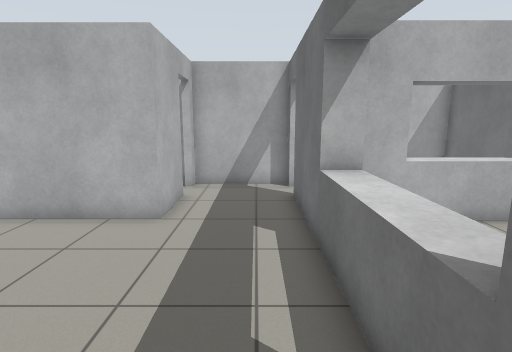
View 1 (above)

24 first-person views from a walk through a world built for the Gazebo simulator. The camera is 1.3 m above the floor, tilts 10° down and sees 80° across. The floor is counted in squares, 0.5 m on a side. Each view is taken from the middle of a square. On the plan, view 1 faces up. The plan holds only what a view shows up to about 20 squares ahead; the rest is blank. The place goes on beyond the plan. Gazebo's built-in surfaces are drawn with simple patterns. Simple shapes stand in for some stock models.

View 2
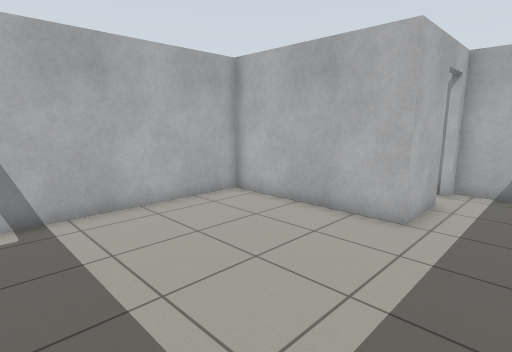

View 3
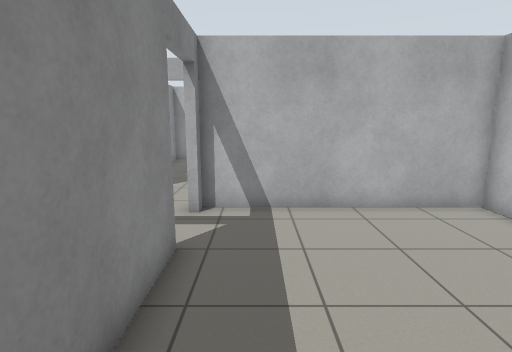

View 4
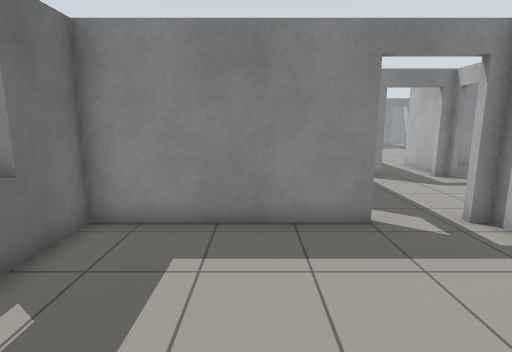

View 5
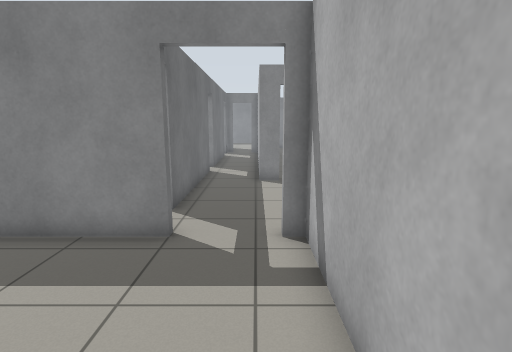

View 6
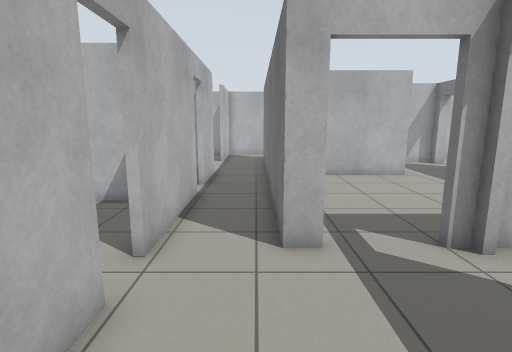

View 7
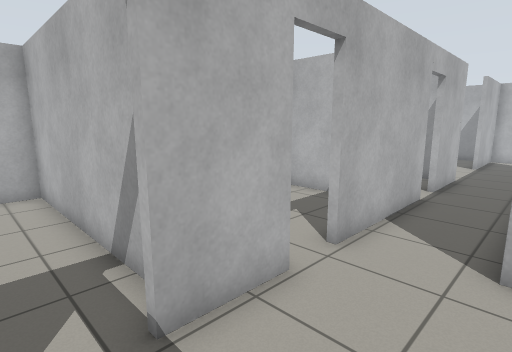

View 8
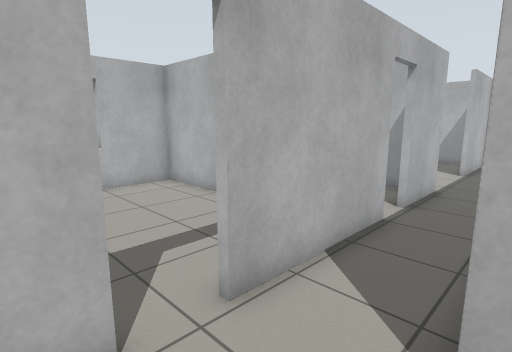

View 9
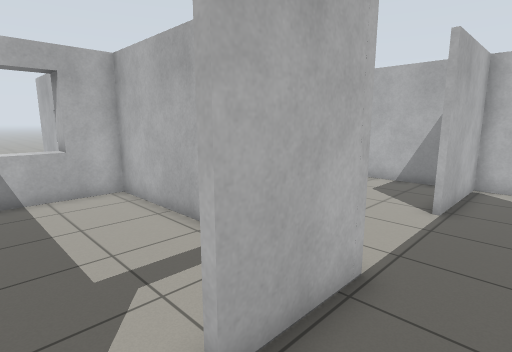

View 10
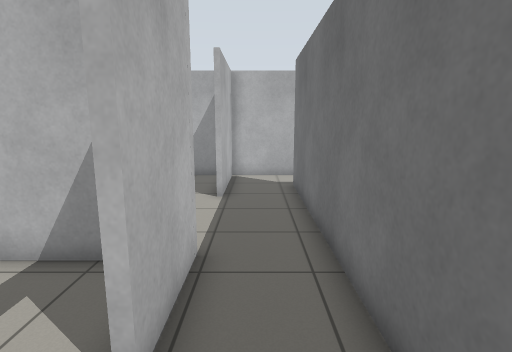

View 11
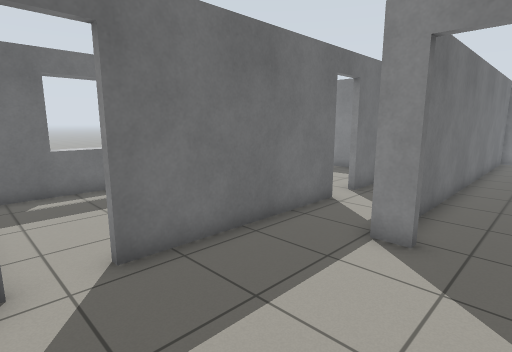

View 12
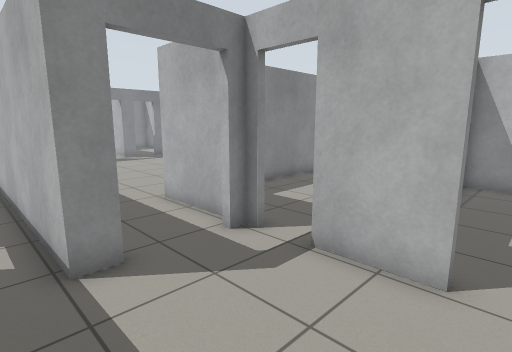

View 13
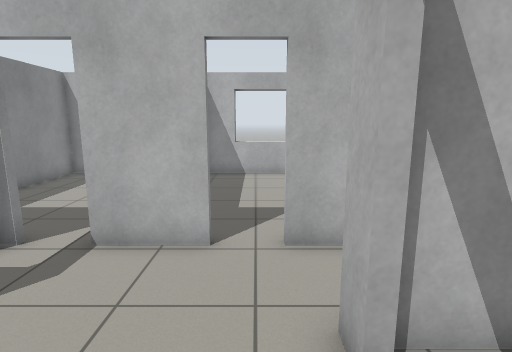

View 14
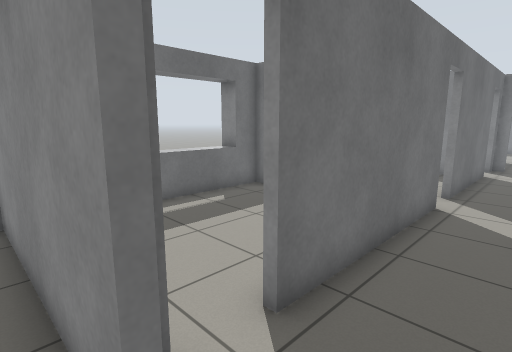

View 15
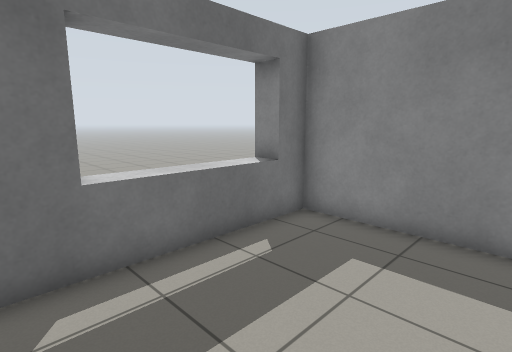

View 16
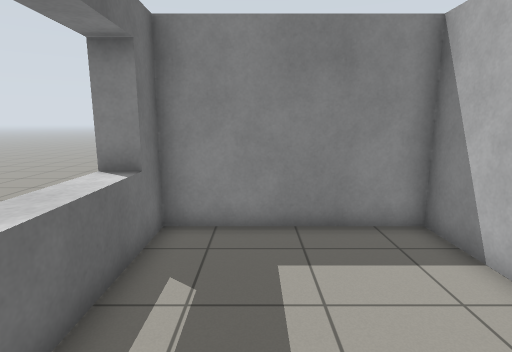

View 17
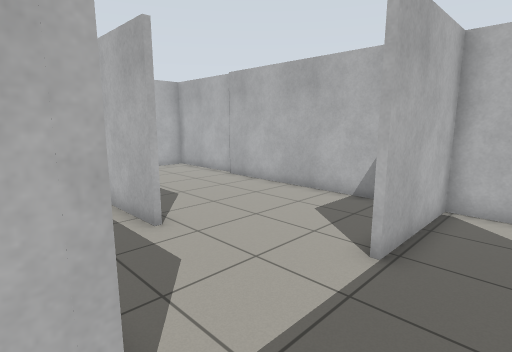

View 18
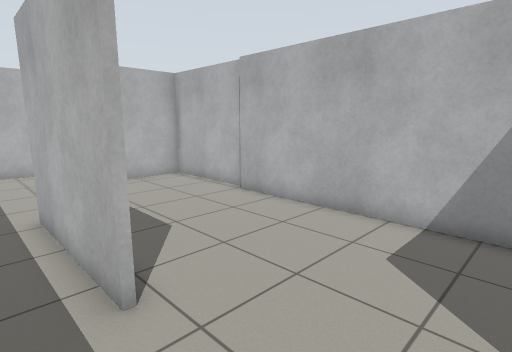

View 19
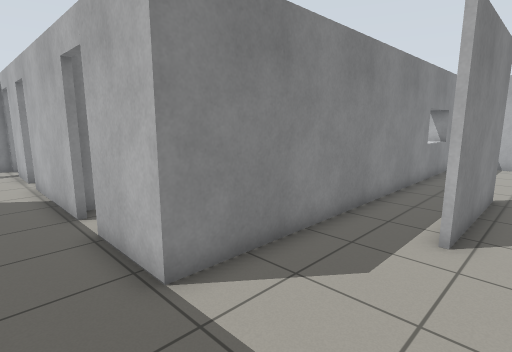

View 20
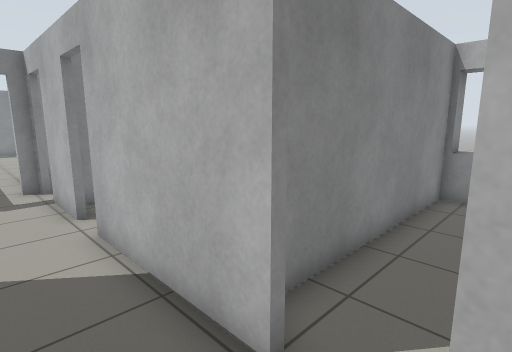

View 21
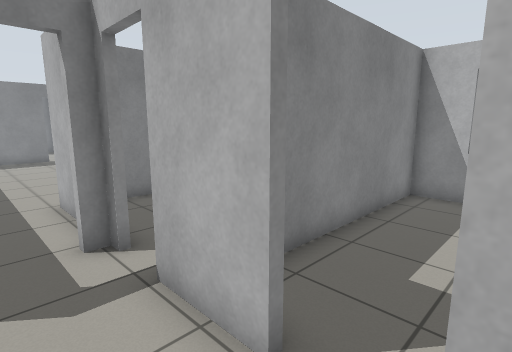

View 22
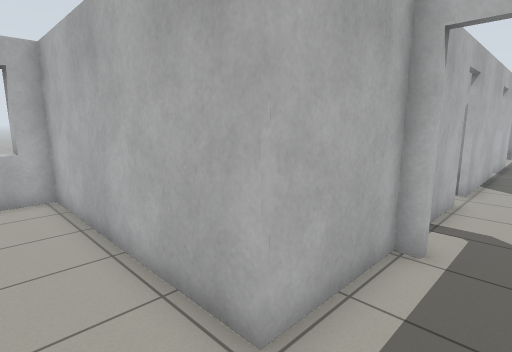

View 23
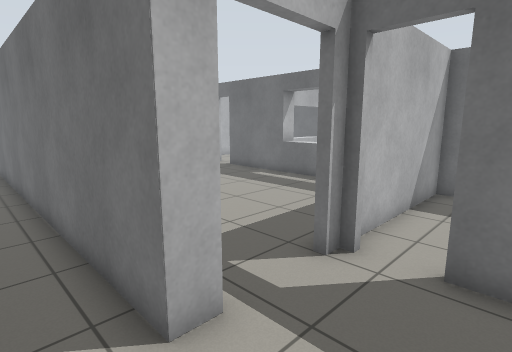

View 24
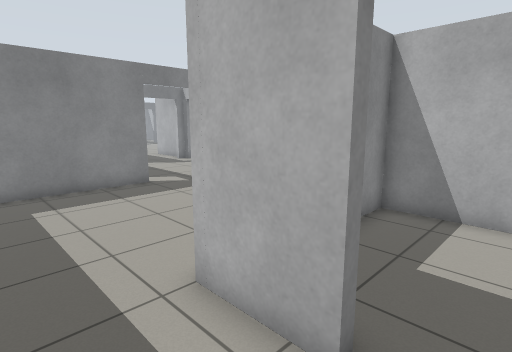

### Floor plan
Ten units are one square. View 1 is at (0, 0); x grows to the right and y downward. Boxes are objects, and circles mark ways between rooms. Rooms are numbered by the first view taken in them; rooms with no view inside come last. Other rooms are left out.
<svg viewBox="-270 -189 290 339">
<path fill="none" stroke="#000" d="M-26 -106 -26 -80 -91 -80 -91 7M-61 7 13 7 13 -107M13 -122 13 -128 -26 -128 -26 -122M-85 10 -94 10 -94 -136M-122 29 -122 56M-55 10 -61 10M-122 -41 -122 15M-122 70 -122 75M-91 75 -82 75 -82 145M-122 -88 -122 -56M-55 104 -55 30M-55 145 -55 119M-53 66 -53 94 13 94 13 10 -50 10M-170 -114 -225 -114M-225 -116 -170 -116M-221 -184 -265 -184M-129 -181 -220 -181M-265 -88 -122 -88M-85 145 -85 99M-122 78 -122 117 -216 117 -216 132M-131 -30 -216 -30 -216 47 -126 47"/>
<circle cx="-70" cy="10" r="3" fill="#2a7"/>
<circle cx="-50" cy="25" r="3" fill="#2a7"/>
<circle cx="-120" cy="-115" r="3" fill="#2a7"/>
<circle cx="-100" cy="80" r="3" fill="#2a7"/>
<circle cx="-120" cy="25" r="3" fill="#2a7"/>
<text x="-30" y="-50">1</text>
<text x="-100" y="10">2</text>
<text x="-20" y="50">3</text>
<text x="-190" y="-140">4</text>
<text x="-130" y="130">5</text>
<text x="-170" y="10">6</text>
</svg>
Room 1 opens to room 2. Room 2 opens to room 3. Room 2 opens to room 4. Room 2 opens to room 5. Room 2 opens to room 6.

Where each view was taken, in squares from view 1:
view 1: 0 up, 0 right, facing up
view 2: 0 up, 0 right, facing up-left
view 3: 1 up, 0 right, facing left
view 4: 7 up, 3 left, facing down
view 5: 6 up, 8 left, facing down
view 6: 7 down, 10 left, facing up
view 7: 7 down, 9 left, facing up-left
view 8: 4 down, 9 left, facing up-left
view 9: 4 up, 10 left, facing up-left
view 10: 3 up, 11 left, facing up
view 11: 1 down, 11 left, facing down-right
view 12: 2 down, 7 left, facing down-left
view 13: 2 down, 6 left, facing left
view 14: 0 up, 8 left, facing down-right
view 15: 2 down, 4 left, facing down-right
view 16: 2 down, 1 left, facing down
view 17: 8 up, 10 left, facing up-left
view 18: 10 up, 13 left, facing up-left
view 19: 13 up, 10 left, facing down-left
view 20: 6 up, 10 left, facing down-left
view 21: 1 down, 10 left, facing down-left
view 22: 14 down, 10 left, facing up-left
view 23: 4 down, 11 left, facing up-right
view 24: 12 up, 0 right, facing down-left
